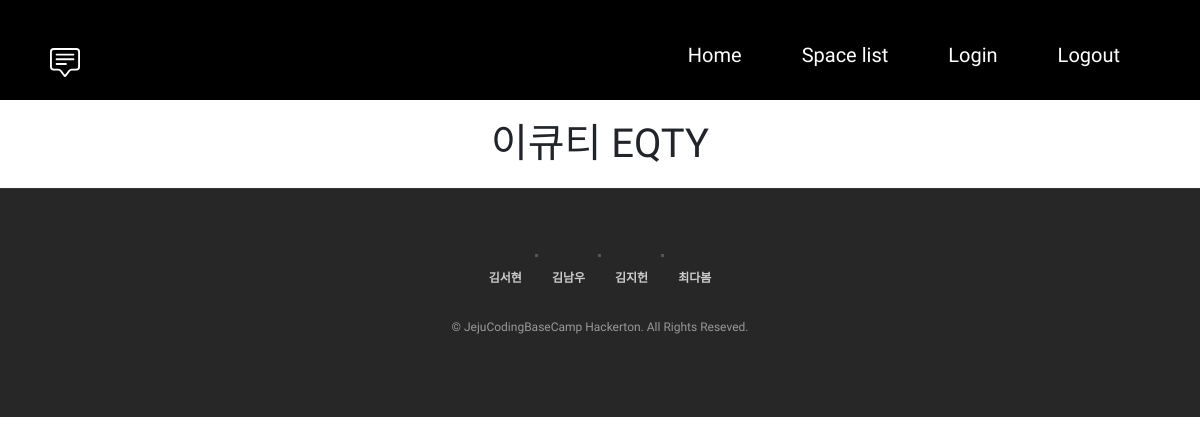
Page /cafelist/1/ on the earlier database version.
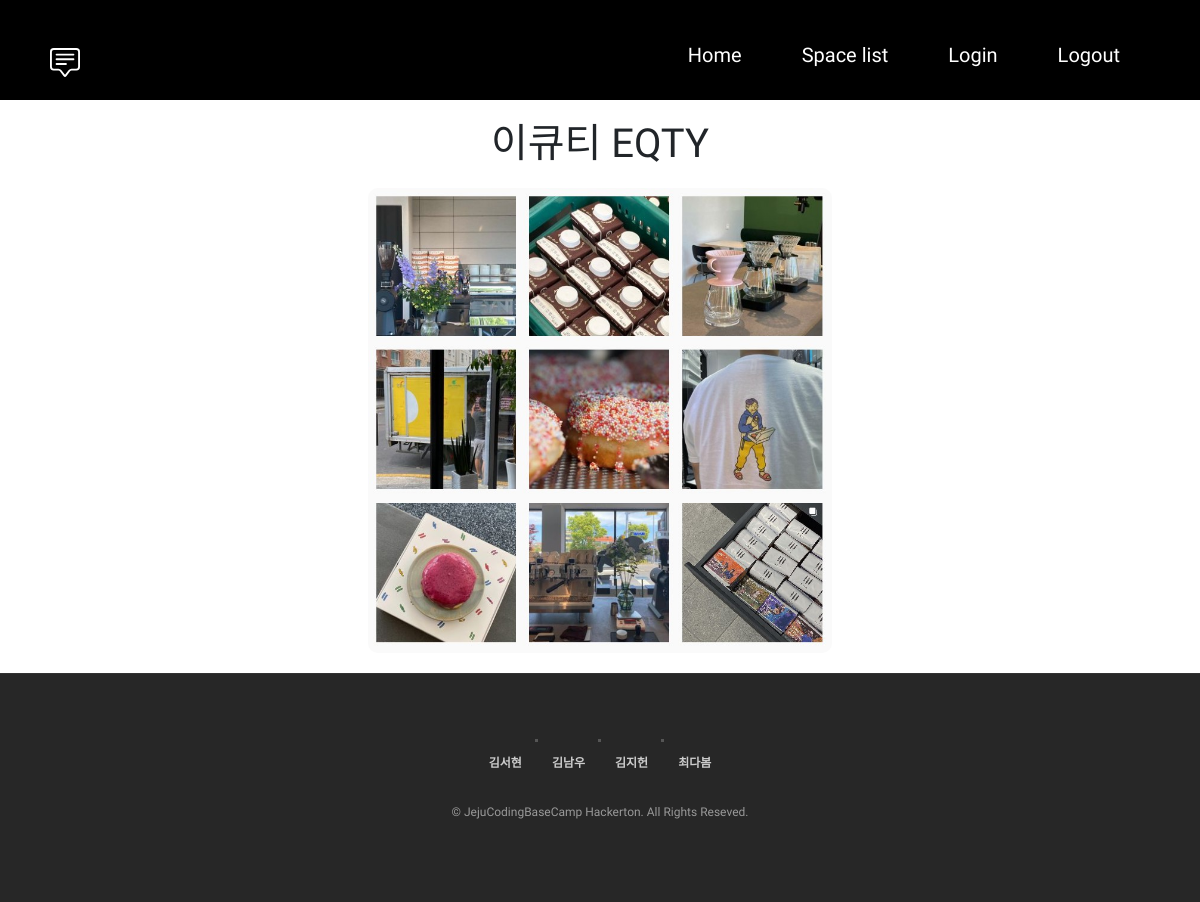
Same page on the later database version.
### main/models.py (models this page shows, shortened)
class Cafe(models.Model):
    name = models.CharField(max_length=50)
    locations = [
        ('Hangyeong-myeon', '한경면'),
        ('Hallim-eup', '한림읍'),
        ('Aewol-eup', '애월읍'),
        ('Jeju-si', '제주시'),
        ('Jocheon-eup', '조천읍'),
        ('Gujwa-eup', '구좌읍'),
        ('Udo-myeon', '우도면'),
        ('Seongsan-eup', '성산읍'),
        ('Pyoseon-myeon', '표선면'),
        ('Namwon-eup', '남원읍'),
        ('Seogwipo-si', '서귀포시'),
        ('Andeok-myeon', '안덕면'),
        ('Daejeong-eup', '대정읍'),
    ]
    lat = models.FloatField(null =True)
    lng = models.FloatField(null=True)
    location = models.CharField(max_length=50, choices=locations)
    address = models.CharField(max_length=50, default='')
    mainphoto = models.ImageField(blank=True, null=True)
    url = models.TextField(null=True)

### main/views.py (the view)
# urls.py: path('cafelist/<int:pk>/',cafedetails),
def cafedetails(request, pk):
    cafe = Cafe.objects.get(pk=pk)
    context = {
        'cafe': cafe,
    }
    return render(request, 'main/cafedetails.html', context)

### main/templates/main/cafedetails.html (shortened to what this page needs)
<!DOCTYPE html>
<html>
<head>
    <link rel="stylesheet" href="https://cdn.jsdelivr.net/npm/bootstrap@4.6.0/dist/css/bootstrap.min.css"
>
</head>
<body>
    <header>
        <section class="hbody">
          <article class="nav">
            <div class="title">
                <a class="list" href="/cafelist/">
                </a>
            </div>
          <ul id="menu">
            <li><a href="./index.html">Home</a></li>
            <li class="menu-item"><a href="/cafelist">Space list</a></li>
            <li onclick="kakaoLogin();">
                <a href="javascript:void(0)">
                    <span>Login</span>
                </a>
              </li>
              <li onclick="kakaoLogout();">
                <a onclick="alert('로그아웃되셨습니다.');" href="javascript:void(0)">
                    <span>Logout</span>
                </a>
              </li>
          </ul>
          </article>
        </section>
    </header>
    <section class="all">
        <h1 id="ab">{{cafe.name}}</h1>
        <div class="photo-container">
            <div class="photo-box">
                {% if cafe.mainphoto %}
                <img src="{{ cafe.mainphoto.url }}">
                {% endif %}
            </div>
        </div>
    </section>
    <footer>
        <div class="inner">
            <ul class="menu">
                <li><a href="https://github.com/kim-seo-hyun" target="_blank">김서현</a></li>
                <li><a href="https://github.com/namwooktree" target="_blank">김남우</a></li>
                <li><a href="https://github.com/kkang123" target="_blank">김지헌</a></li>
                <li><a href="https://github.com/choidabom" target="_blank">최다봄</a></li>
            </ul>
            <p class="copyright">
                &copy;  JejuCodingBaseCamp Hackerton. All Rights Reseved.
            </p>
        </div>
    </footer>
</body>
<html>

Differences in the rows shown:
changed Cafe "이큐티 EQTY": mainphoto: picture added
